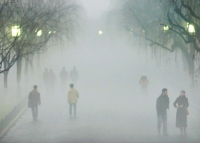
%> input picture 去雾_final/code/图片/canon.jpg, 200 x 143 px
$ octave histClearFrog.m   (GNU Octave 9; MATLAB toolbox functions it lacks are replaced by stand-ins)
%> lines starting %> are read from the running program, lines starting %| are printed output that depends on the picture
%function In = removeFogByGlobalHisteq(I)
%removeFogByGlobalHisteq 通过全局平衡直方图对图像去雾处理
%  I 输入图像
%拆分三原色
I = imread('canon.jpg');
%> I is the input picture: size 143x200x3 uint8; mean R, G, B 162.1, 171.1, 167.8
R=I(:,:,1);
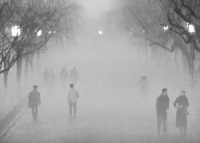
%> R: size 143x200 uint8; min 54, max 255, mean 162.1
G=I(:,:,2);
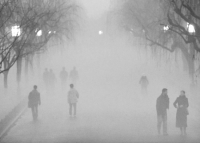
%> G: size 143x200 uint8; min 70, max 255, mean 171.1
B=I(:,:,3);
%取直方图平衡
M=histeq(R);
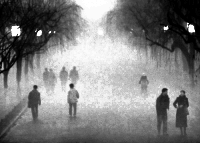
%> M: size 143x200 uint8; min 0, max 255, mean 127.5
L=histeq(G);
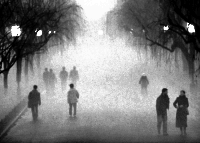
%> L: size 143x200 uint8; min 0, max 255, mean 127.5; mean of the top-left, top-right, bottom-left and bottom-right quarters 117, 112.2, 139.2, 141.3
N=histeq(B);
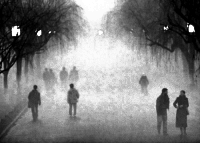
%> N: size 143x200 uint8; min 0, max 255, mean 127.1
%融合直方图
In=cat(3,M,L,N);
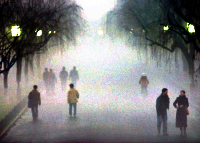
%> In: size 143x200x3 uint8; mean R, G, B 127.5, 127.5, 127.1
%上面的代码就是去雾用的
%-----------------------
%下面的代码都是用于显示的
    figure;
    subplot(2,2,1);imshow(I);title('原图' ,'FontWeight','Bold');
    subplot(2,2,2);imshow(In);title('处理后的图' ,'FontWeight','Bold');
    Q=rgb2gray(I);%获取该图直方图
    W=rgb2gray(In);%获取该图直方图

    subplot(2,2,3);imhist(Q,64);title('原图直方图' ,'FontWeight','Bold');
    subplot(2,2,4);imhist(W,64);title('处理后直方图' ,'FontWeight','Bold');
%> after `title('处理后直方图' ,'FontWeight','Bold')`:
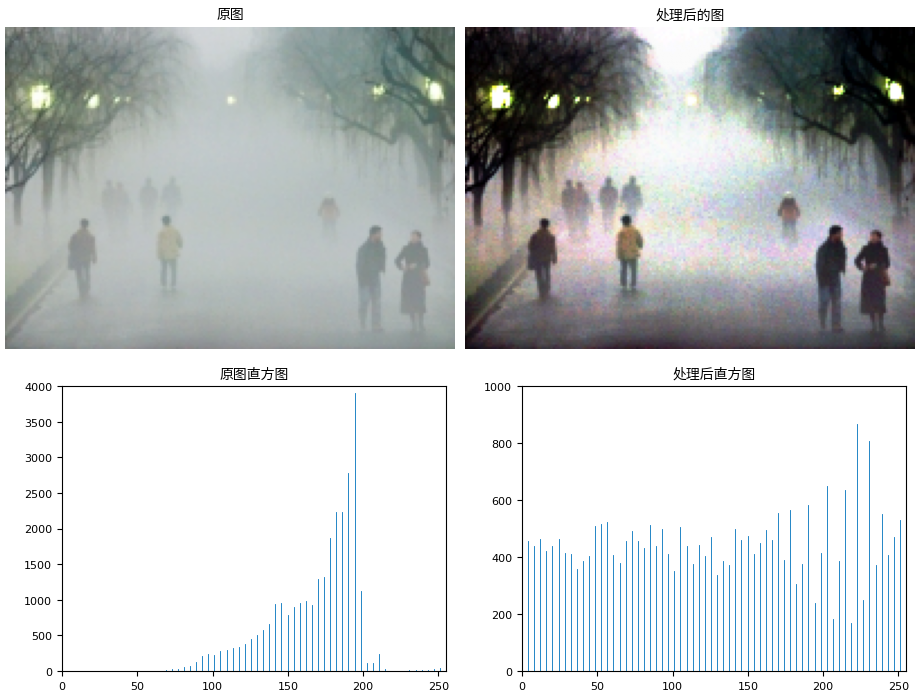
%> figure redrawn from the program's plot data, 4 panels

$ run again, with 去雾_final/code/图片/land.jpg copied over 去雾_final/code/图片/canon.jpg
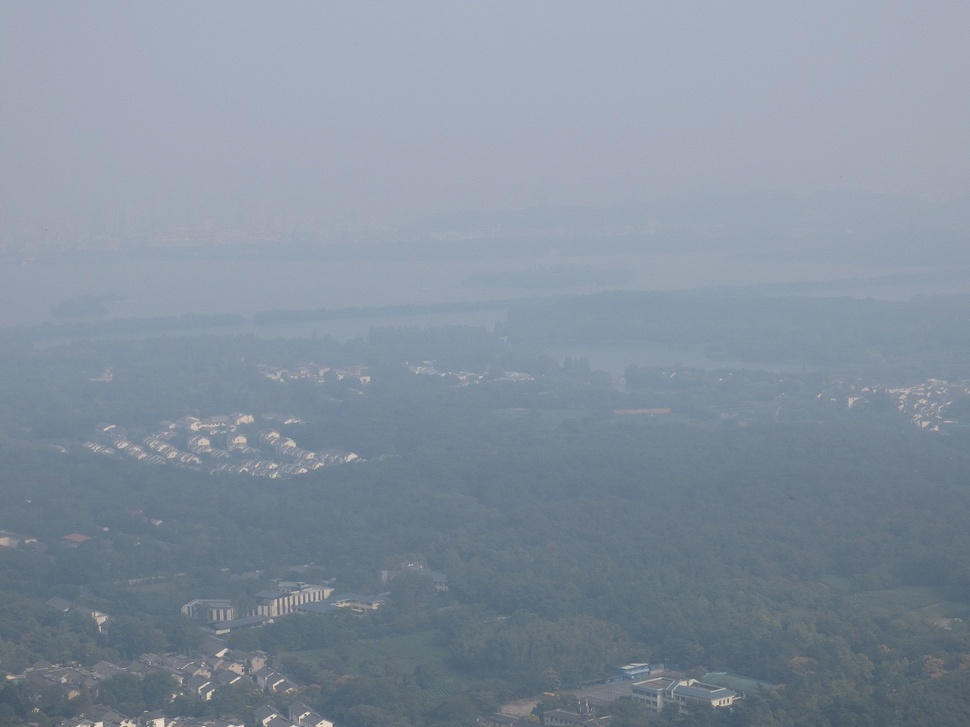
%> input picture 去雾_final/code/图片/land.jpg, 970 x 727 px, shrunk from 1152 x 864 before the run
%> I is the input picture: size 727x970x3 uint8; mean R, G, B 132.3, 144.4, 158
%> `In=cat(3,M,L,N);`:
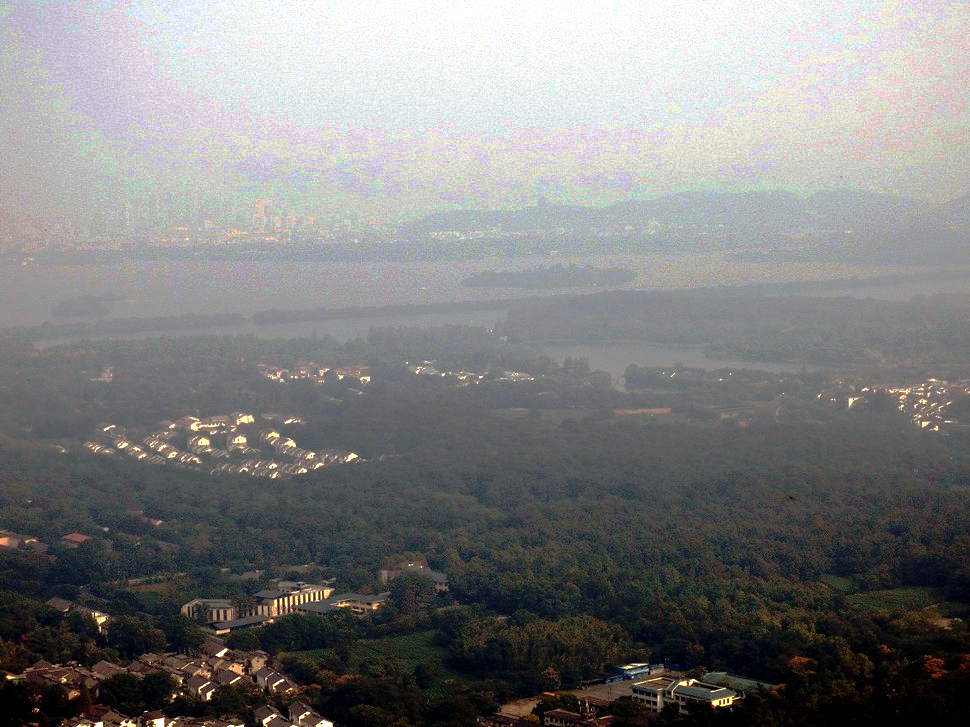
%> In: size 727x970x3 uint8; mean R, G, B 127.7, 127.9, 127.5
%> `title('处理后直方图' ,'FontWeight','Bold')`:
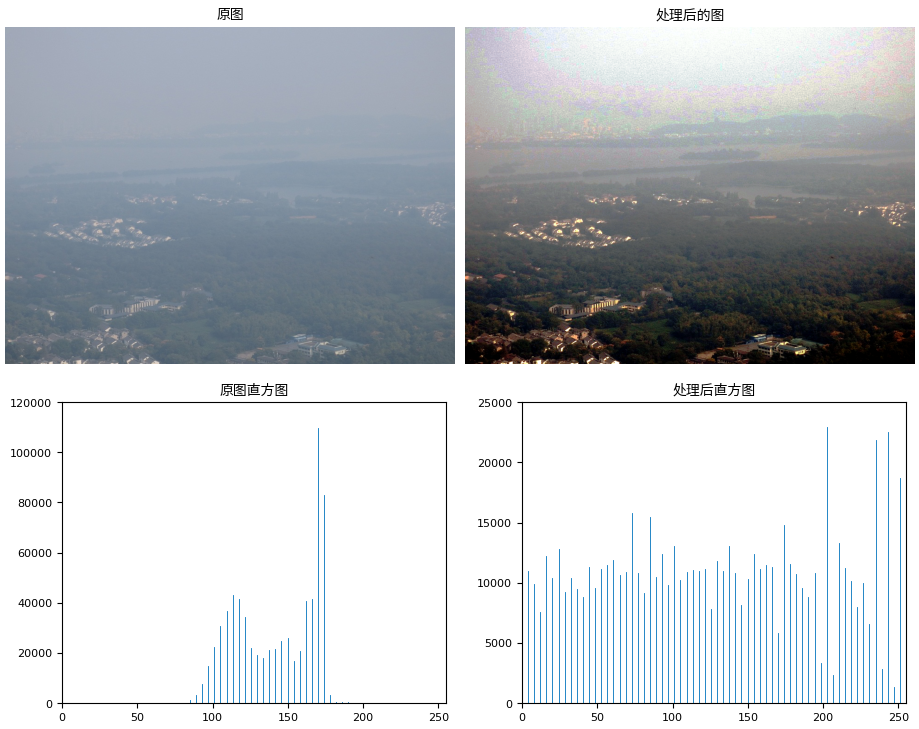
%> figure redrawn from the program's plot data, 4 panels
